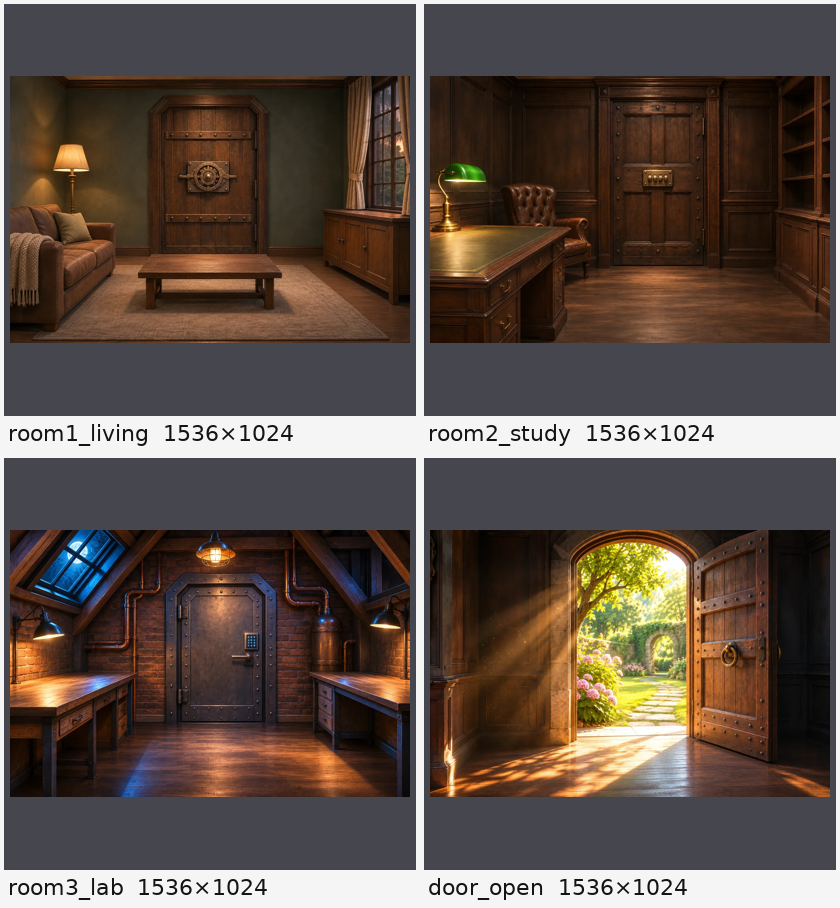
#> input picture builds/mvu_13plus/preview/kl_fony.png, 840 x 908 px, given in place of family_photo.webp, which was not available
$ python all_contacts.py
#> lines starting #> are read from the running program, lines starting #| are printed output that depends on the picture
### builds/mvu_13plus/tools/contact.py
"""Контактный лист: фоны и предметы (на сером, чтобы видно прозрачность) + проба комнаты."""
import sys, os
from PIL import Image, ImageDraw, ImageFont
M = 'media/mvu_13plus'
F = ImageFont.truetype('/usr/share/fonts/truetype/dejavu/DejaVuSans.ttf', 22)
def sheet(names, out, cell=300, cols=3, bg=(70, 70, 78)):
#> called with out = 'builds/mvu_13plus/preview/kl_p1.png', cell = 300, cols = 3, bg = (70, 70, 78)
    rows = (len(names) + cols - 1) // cols
    W = Image.new('RGB', (cols * cell, rows * (cell + 34)), (245, 245, 245))
#> W: PIL image 900x1002 RGB; every value is 245
    d = ImageDraw.Draw(W)
    for i, n in enumerate(names):
        im = Image.open(f'{M}/{n}.webp').convert('RGBA')
        im.thumbnail((cell - 20, cell - 20))
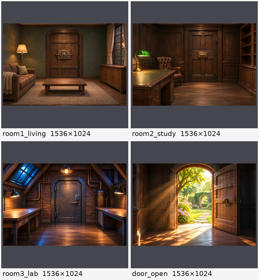
#> im: PIL image 259x280 RGBA; mean R, G, B, A 93.6, 79.8, 71.9, 255
        x, y = (i % cols) * cell, (i // cols) * (cell + 34)
        tile = Image.new('RGBA', (cell - 8, cell - 8), bg + (255,))
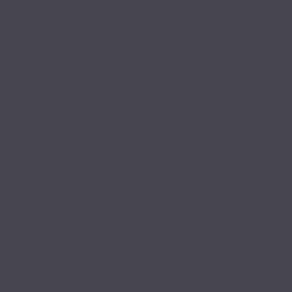
#> tile: PIL image 292x292 RGBA; mean R, G, B, A 70, 70, 78, 255
        tile.alpha_composite(im, ((cell - 8 - im.width) // 2, (cell - 8 - im.height) // 2))
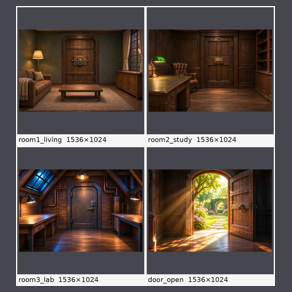
#> tile: PIL image 292x292 RGBA; mean R, G, B, A 90.1, 78.4, 72.8, 255
        W.paste(tile.convert('RGB'), (x + 4, y + 4))
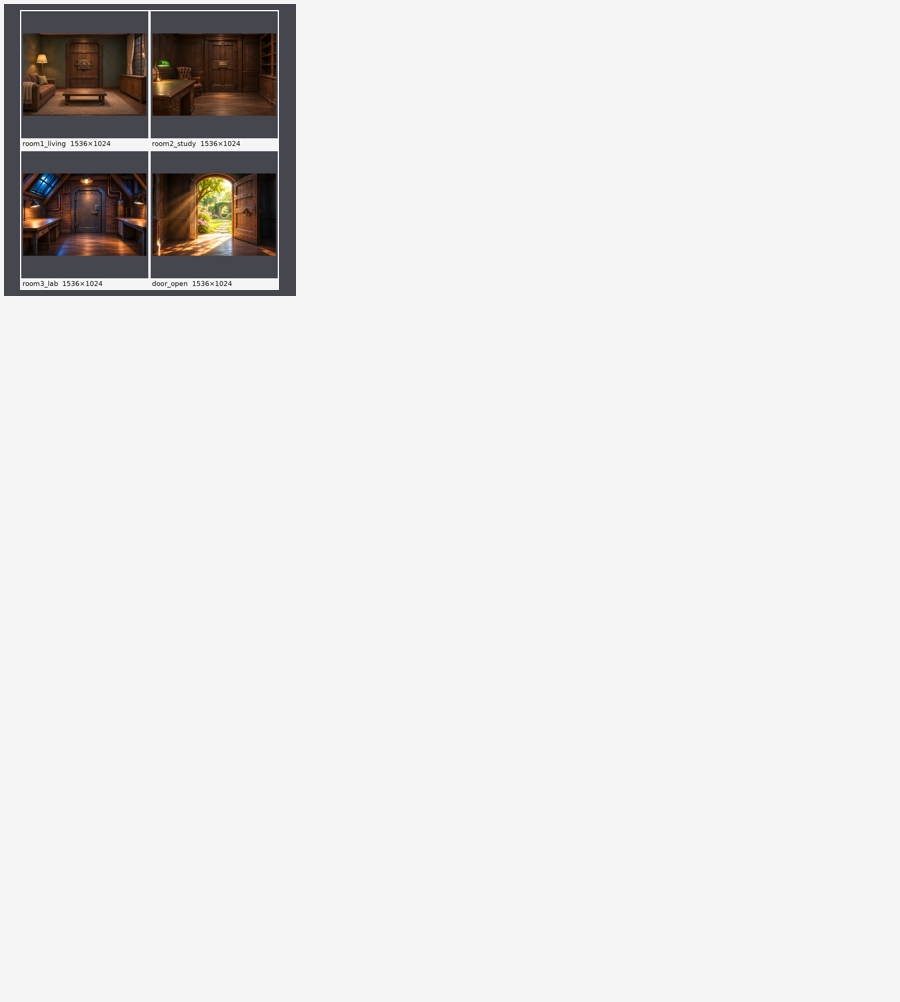
#> W: PIL image 900x1002 RGB; mean R, G, B 230.4, 229.2, 228.7
        d.text((x + 8, y + cell), f'{n}  {Image.open(f"{M}/{n}.webp").size[0]}×{Image.open(f"{M}/{n}.webp").size[1]}', fill=(20, 20, 20), font=F)
#> pass 2 of the loop in sheet, `for i, n in enumerate(names):`:
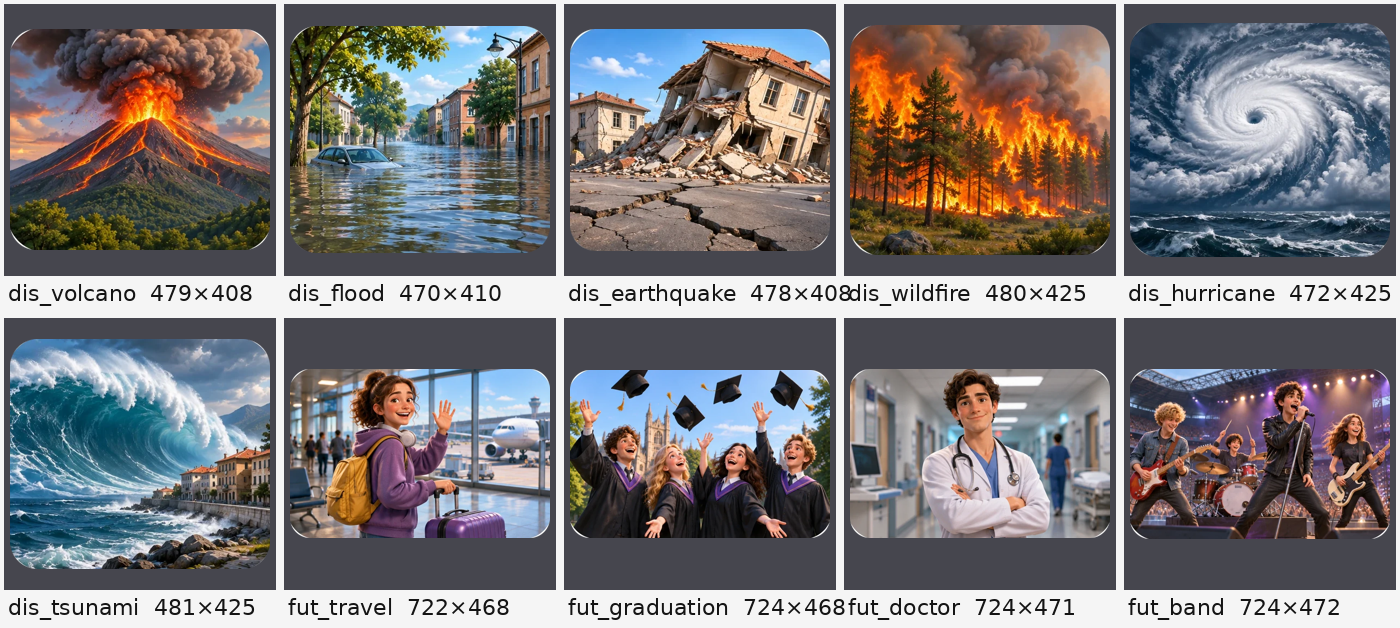
#> input picture builds/mvu_13plus/preview/kl_kartochki.png, 1400 x 628 px, given in place of schoolbag.webp, which was not available
#> in sheet, `tile.alpha_composite(im, ((cell - 8 - im.width) // 2, (cell - 8 - im.h..`:
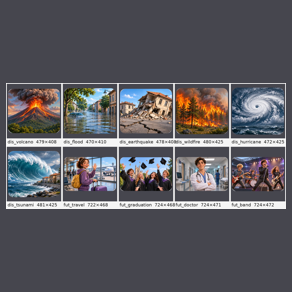
#> tile: PIL image 292x292 RGBA; mean R, G, B, A 91.8, 90.4, 95.8, 255
#> in sheet, `W.paste(tile.convert('RGB'), (x + 4, y + 4))`:
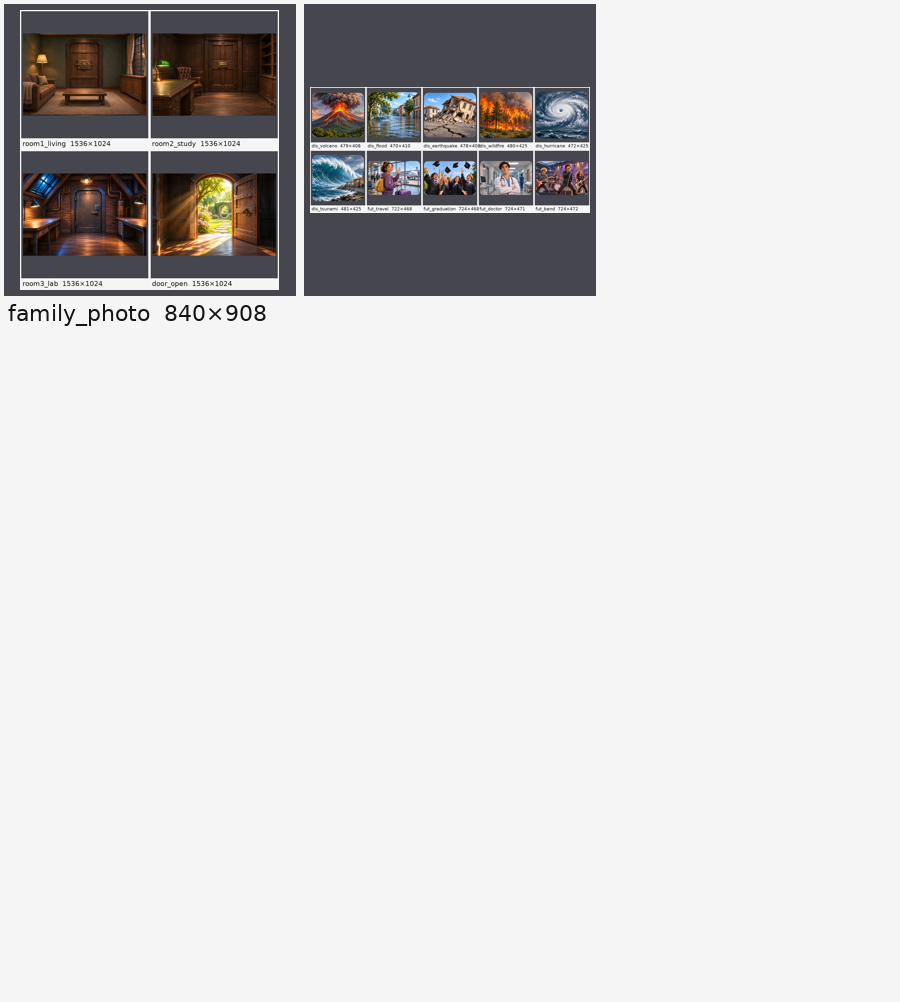
#> W: PIL image 900x1002 RGB; mean R, G, B 215.6, 214.3, 214.3
    W.save(out)
# [8 lines left out: function room, not called in this run]
# [8 lines that do not run on import are left out]

### builds/mvu_13plus/tools/all_contacts.py
"""Все контактные листы вводного урока 13+ → builds/mvu_13plus/preview/."""
import sys, os
sys.path.insert(0, os.path.dirname(__file__))
from contact import sheet
P = 'builds/mvu_13plus/preview'
#> (the run stopped early here; a loop or call above may not have finished)
